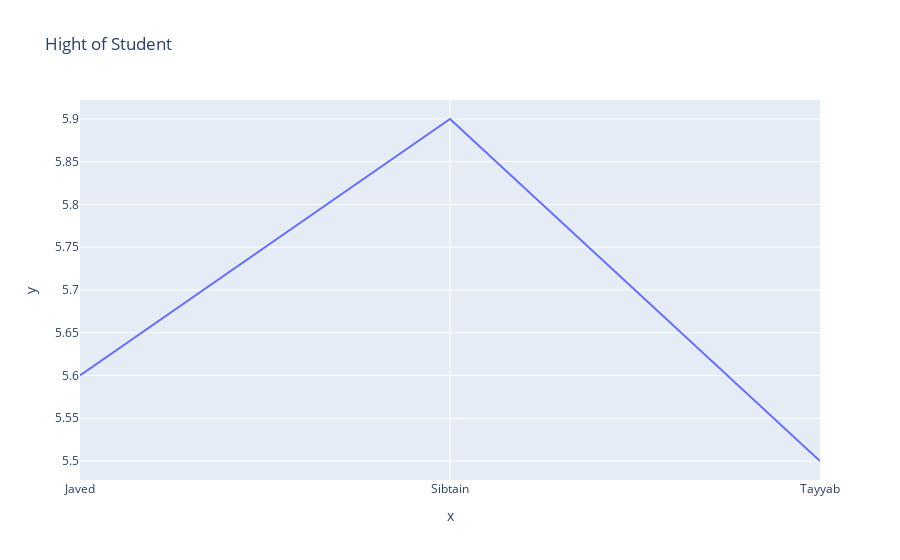

Source (notebook cell):
### Code cell
names = ['Javed', 'Sibtain', 'Tayyab']
hight = [5.6,5.9,5.5]

# import library
import plotly.express as px

# creat a plot (line chart)

fig = px.line(x=names, y=hight, title='Hight of Student')

# show the fig
fig.show()

### Figure 1 — Plotly figure (JSON) as saved in the notebook; plotly's stock layout.template omitted (floating-point values rounded to 4 significant figures)
{"data": [{"hovertemplate": "x=%{x}<br>y=%{y}<extra></extra>", "legendgroup": "", "line": {"color": "#636efa", "dash": "solid"}, "marker": {"symbol": "circle"}, "mode": "lines", "name": "", "orientation": "v", "showlegend": false, "type": "scatter", "x": ["Javed", "Sibtain", "Tayyab"], "xaxis": "x", "y": [5.6, 5.9, 5.5], "yaxis": "y"}], "layout": {"legend": {"tracegroupgap": 0}, "title": {"text": "Hight of Student"}, "xaxis": {"anchor": "y", "domain": [0, 1], "title": {"text": "x"}}, "yaxis": {"anchor": "x", "domain": [0, 1], "title": {"text": "y"}}}}
